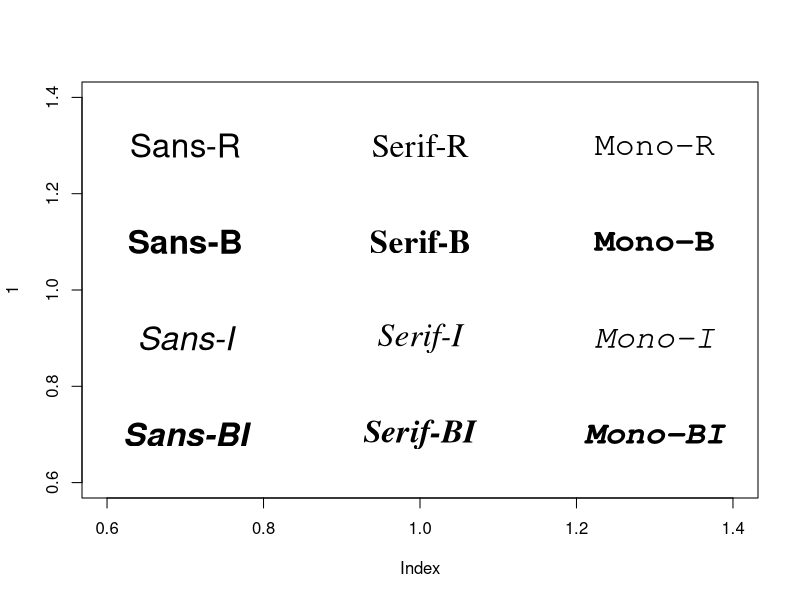

Recreate this plot in R. (Note: this script raises an error after producing the figure.)
plottask = function()
{
    plot(1, type = "n")

    op = par(family = "sans", cex = 2)
    text(0.7, 1.3, "Sans-R", font = 1)
    text(0.7, 1.1, "Sans-B", font = 2)
    text(0.7, 0.9, "Sans-I", font = 3)
    text(0.7, 0.7, "Sans-BI", font = 4)
    par(op)
    
    op = par(family = "serif", cex = 2)
    text(1.0, 1.3, "Serif-R", font = 1)
    text(1.0, 1.1, "Serif-B", font = 2)
    text(1.0, 0.9, "Serif-I", font = 3)
    text(1.0, 0.7, "Serif-BI", font = 4)
    par(op)
    
    op = par(family = "mono", cex = 2)
    text(1.3, 1.3, "Mono-R", font = 1)
    text(1.3, 1.1, "Mono-B", font = 2)
    text(1.3, 0.9, "Mono-I", font = 3)
    text(1.3, 0.7, "Mono-BI", font = 4)
    par(op)
}



pdf("pdf-test.pdf")
plottask()
showtext.begin()
plottask()
showtext.end()
plottask()
dev.off()


png("png-test-%03d.png")
plottask()
showtext.begin(20)
plottask()
showtext.end()
plottask()
dev.off()


png("cairo-png-test-%03d.png", type = "cairo")
plottask()
showtext.begin(20)
plottask()
showtext.end()
plottask()
dev.off()


library(Cairo)
CairoPNG("cairo-test-%03d.png")
plottask()
showtext.begin(20)
plottask()
showtext.end()
plottask()
dev.off()


svg("svg-test-%03d.svg")
plottask()
showtext.begin()
plottask()
showtext.end()
plottask()
dev.off()
